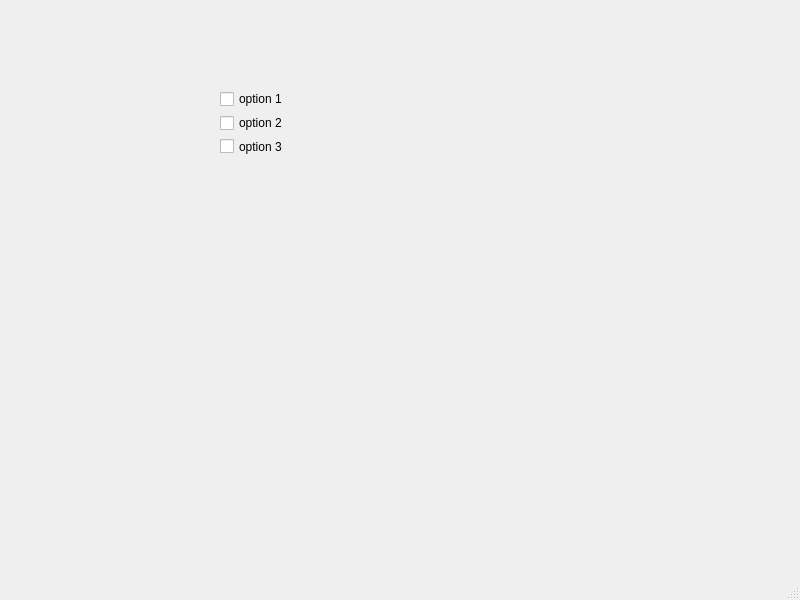
<?xml version="1.0" encoding="UTF-8"?>
<ui version="4.0">
 <class>MainWindow</class>
 <widget class="QMainWindow" name="MainWindow">
  <property name="geometry">
   <rect>
    <x>0</x>
    <y>0</y>
    <width>800</width>
    <height>600</height>
   </rect>
  </property>
  <property name="windowTitle">
   <string>MainWindow</string>
  </property>
  <widget class="QWidget" name="centralwidget">
   <widget class="QWidget" name="">
    <property name="geometry">
     <rect>
      <x>220</x>
      <y>90</y>
      <width>64</width>
      <height>65</height>
     </rect>
    </property>
    <layout class="QVBoxLayout" name="verticalLayout">
     <item>
      <widget class="QCheckBox" name="chkbx_1">
       <property name="text">
        <string>option 1</string>
       </property>
      </widget>
     </item>
     <item>
      <widget class="QCheckBox" name="chkbx_2">
       <property name="text">
        <string>option 2</string>
       </property>
      </widget>
     </item>
     <item>
      <widget class="QCheckBox" name="chkbx_3">
       <property name="text">
        <string>option 3</string>
       </property>
      </widget>
     </item>
    </layout>
   </widget>
  </widget>
  <widget class="QMenuBar" name="menubar">
   <property name="geometry">
    <rect>
     <x>0</x>
     <y>0</y>
     <width>800</width>
     <height>21</height>
    </rect>
   </property>
  </widget>
  <widget class="QStatusBar" name="statusbar"/>
 </widget>
 <resources/>
 <connections/>
</ui>
